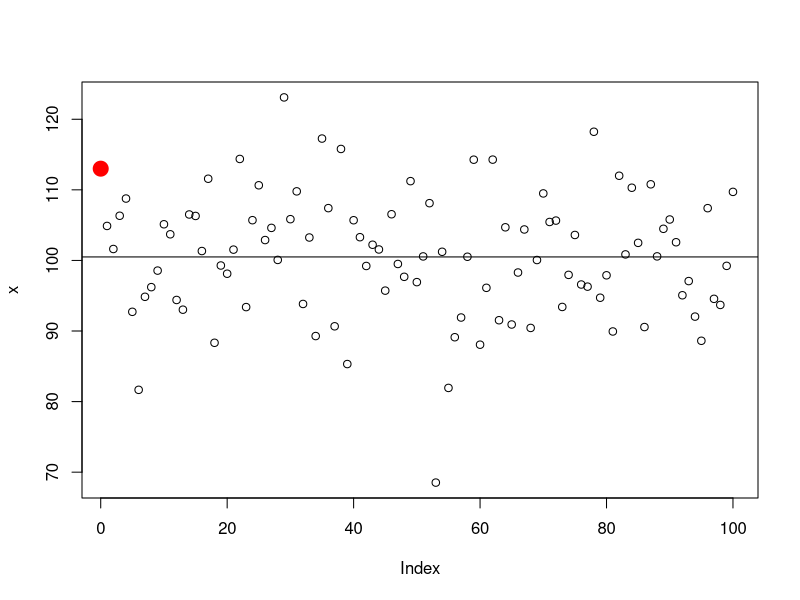
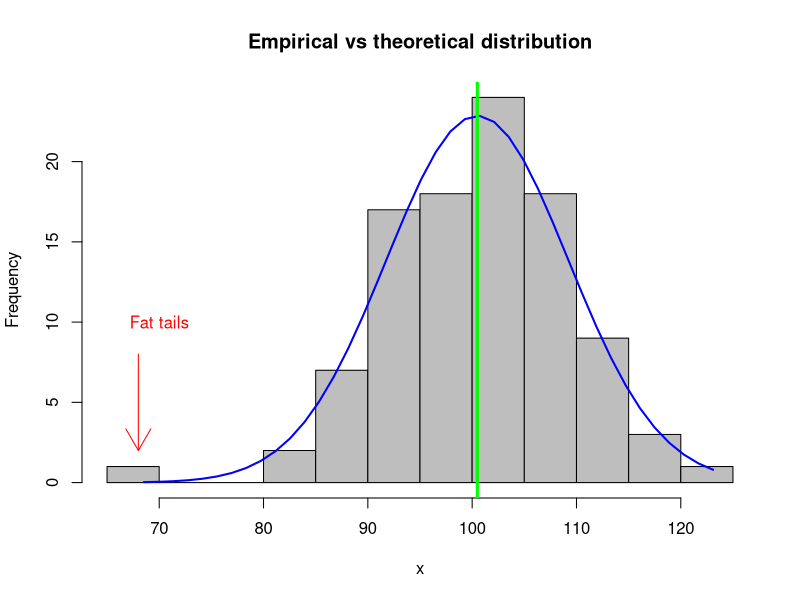

Reproduce these figures in R, in order.
require(stats)
set.seed(464) #for reproducibility
###################################################################################
#Consider the price of 1 share of stock TSAEZ
#What do we expect it to be?
#Without any info we expect it to be a (strictly) positive number.
#If we know today's price of 1 share of stock to be
today=113
#what do we expect tomorrow's price to be?
#We expect tomorrow's price to be around 113.

#If we believe the following 100 values are possible for tomorrow's price of stock
x=rnorm(100,100,10)
plot(x,type="p")
#what do we expect tomorrow's price to be?
#Answer:Take the average:
mean(x)
abline(h=mean(x))
points(0,113,pch=19,cex=2,col="red")

#Incidently, a summary of these values can be obtained as
summary(x)

#So 113 is one of the possible values, but it is rare. 
#It is more likely to get values around 100.
# A measure of how far away are the values spread around the mean is
#given by variance
var(x)
#and standard deviation=square root of variance
sd(x)

#Mean, variance and standard deviation are all statistical characteristics
#of the random variable (function) that gives possible value of stock price.
#The best statistical characteristic is the distribution. If we know it, 
#we can compute all the other ones: mean, variance, sd

# In this case we assumed normal distribution
#Empirical distribution
h=hist(x,main="Empirical vs theoretical distribution",col="gray")
par(ask=T)
#vs theoretical distribution
xfit=seq(min(x),max(x),length=40)
yfit<-dnorm(xfit,mean=mean(x),sd=sd(x))
yfit <- yfit*diff(h$mids[1:2])*length(x)
lines(xfit, yfit, col="blue", lwd=2) 
par(ask=T)
abline(v=mean(x),col="green",lwd=3)
text(70,10,"Fat tails",col="red")
arrows(68,8,68,2,col="red")

#All this was about the price tomorrow. But tomorrow is a single point in time.
#What if we want to follow the evolution of the stock price over a year?
#(i.e. 252 trading days). For each day we have a (closing) price that can 
#follow a distribution (like normal). 

# For each moment of time we have a random variable. We have seen the 
# empirical distribution (coming from data) and the theoretical distribution
# (coming from our beliefs, which are embodied in a model, like the normal 
#distribution)

#What model should we believe for the data? For sure it must be a stochastic
#process, because that's the only think we know (time series).

#Consider a plot of each stock price vs yesterday's price
#In some cases there is a dependency, which sometimes is even linear.

#Method to find the (best-fit) line equation: least squares.

#So for linear dependency we can write X(t+1)=aX(t)+b and we get a (linear)
#model that approximates the data. For this linear model we can easier study 
#the statistical characteristics and use it for forecasting.






